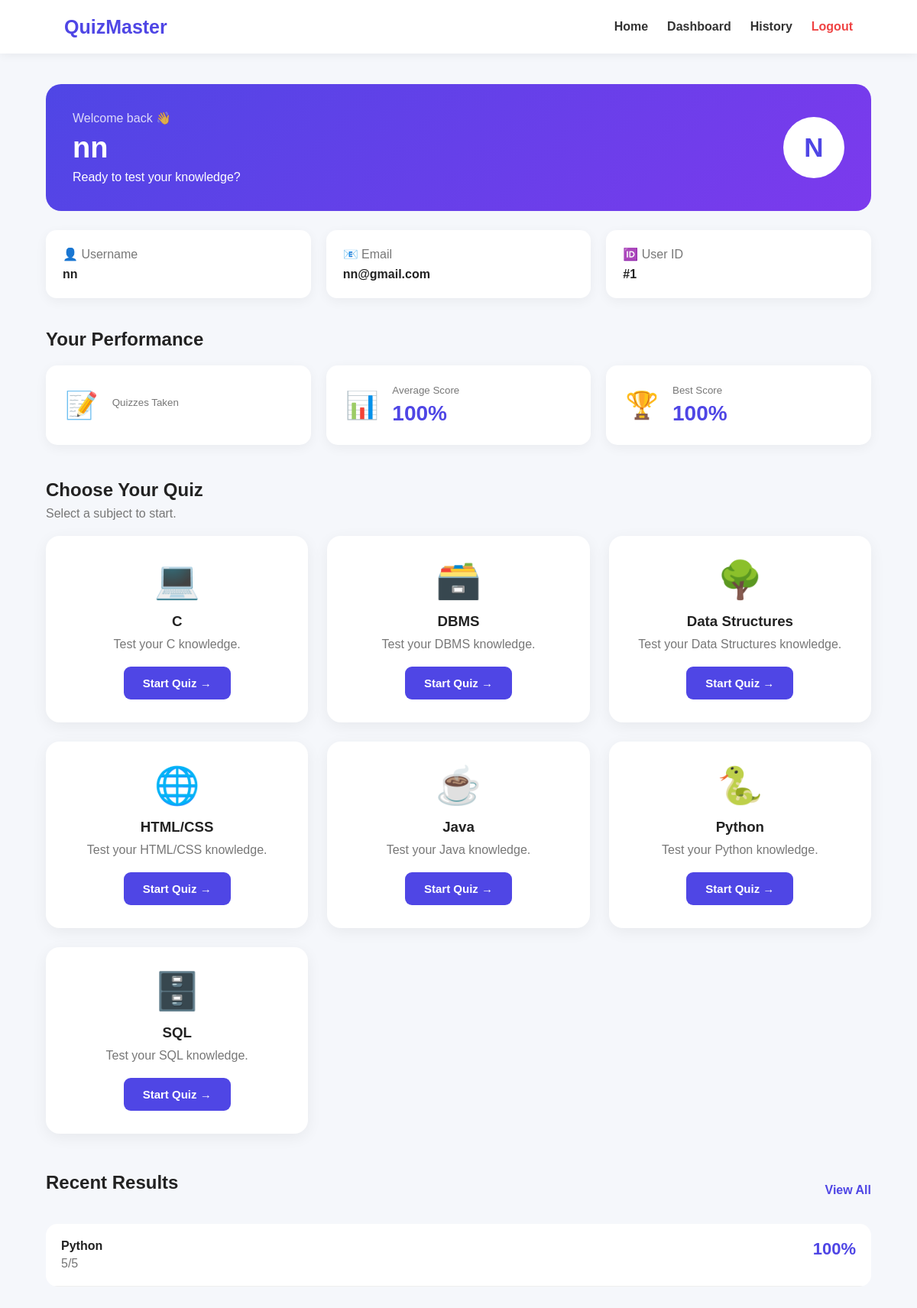
The page /dashboard (signed in) on the database its author committed.
### app.py (models this page shows)
class User(db.Model):
    id = db.Column(db.Integer, primary_key=True)
    username = db.Column(
        db.String(100),
        nullable=False
    )
    email = db.Column(
        db.String(150),
        unique=True,
        nullable=False
    )
    password = db.Column(
        db.String(300),
        nullable=False
    )

class Result(db.Model):
    id = db.Column(
        db.Integer,
        primary_key=True
    )
    user_id = db.Column(
        db.Integer,
        nullable=False
    )
    category = db.Column(
        db.String(100),
        nullable=False
    )
    score = db.Column(
        db.Integer,
        nullable=False
    )
    total = db.Column(
        db.Integer,
        nullable=False
    )

### app.py (the view)
@app.route("/dashboard")
def dashboard():
    if "user_id" not in session:
        return redirect(url_for("login"))
    user = db.session.get(
        User,
        session["user_id"]
    )
    results = Result.query.filter_by(
        user_id=user.id
    ).order_by(
        Result.id.desc()
    ).all()
    quizzes_taken = len(results)
    if results:
        percentages = []
        for result in results:
            if result.total > 0:
                percentages.append(
                    (result.score / result.total) * 100
                )
        average_score = round(
            sum(percentages) / len(percentages)
        )
        best_score = round(
            max(percentages)
        )
    else:
        average_score = 0
        best_score = 0
    categories = db.session.query(
        Question.category
    ).distinct().order_by(
        Question.category
    ).all()
    categories = [
        category[0]
        for category in categories
    ]
    print("AVAILABLE QUIZZES:", categories)
    return render_template(
        "dashboard.html",
        user=user,
        categories=categories,
        quizzes_taken=quizzes_taken,
        average_score=average_score,
        best_score=best_score,
        recent_results=results[:5]
    )

### templates/dashboard.html (shortened to what this page needs)
{% extends "base.html" %}
{% block content %}
<div class="dashboard">
    <section class="welcome-card">
        <div>
            <p>
                Welcome back 👋
            </p>
            <h1>
                {{ user.username }}
            </h1>
            <span>
                Ready to test your knowledge?
            </span>
        </div>
        <div class="avatar">
            {{ user.username[0]|upper }}
        </div>
    </section>
    <section class="user-info">
        <div class="info-card">
            <span>
                👤 Username
            </span>
            <strong>
                {{ user.username }}
            </strong>
        </div>
        <div class="info-card">
            <span>
                📧 Email
            </span>
            <strong>
                {{ user.email }}
            </strong>
        </div>
        <div class="info-card">
            <span>
                🆔 User ID
            </span>
            <strong>
                #{{ user.id }}
            </strong>
        </div>
    </section>
    <h2>
        Your Performance
    </h2>
    <section class="stats">
        <div class="stat">
            <span>
                📝
            </span>
            <div>
                <small>
                    Quizzes Taken
                </small>
            </div>
        </div>
        <div class="stat">
            <span>
                📊
            </span>
            <div>
                <small>
                    Average Score
                </small>
                <strong>
                    {{ average_score }}%
                </strong>
            </div>
        </div>
        <div class="stat">
            <span>
                🏆
            </span>
            <div>
                <small>
                    Best Score
                </small>
                <strong>
                    {{ best_score }}%
                </strong>
            </div>
        </div>
    </section>
    <div class="section-heading">
        <div>
            <h2>
                Choose Your Quiz
            </h2>
            <p>
                Select a subject to start.
            </p>
        </div>
    </div>
    <section class="categories">
        {% for category in categories %}
        <div class="category-card">
            {% if category == "Python" %}
                <div class="category-icon">🐍</div>
            {% elif category == "Java" %}
                <div class="category-icon">☕</div>
            {% elif category == "C" %}
                <div class="category-icon">💻</div>
            {% elif category == "SQL" %}
                <div class="category-icon">🗄️</div>
            {% elif category == "DBMS" %}
                <div class="category-icon">🗃️</div>
            {% elif category == "Data Structures" %}
                <div class="category-icon">🌳</div>
            {% else %}
                <div class="category-icon">🌐</div>
            {% endif %}
            <h3>
                {{ category }}
            </h3>
            <p>
                Test your {{ category }} knowledge.
            </p>
            <a
                href="{{ url_for('quiz', category=category) }}"
                class="btn primary"
            >
                Start Quiz →
            </a>
        </div>
        {% endfor %}
    </section>
    <div class="section-heading">
        <h2>
            Recent Results
        </h2>
        <a href="{{ url_for('history') }}">
            View All
        </a>
    </div>
    {% if recent_results %}
    <div class="results-list">
        {% for result in recent_results %}
        <div class="result-item">
            <div>
                <strong>
                    {{ result.category }}
                </strong>
                <p>
                    {{ result.score }}/{{ result.total }}
                </p>
            </div>
            <span>
                {{ ((result.score / result.total) * 100)|round|int }}%
            </span>
        </div>
        {% endfor %}
    </div>
    {% endif %}
</div>
{% endblock %}

### static/css/style.css (style rules this page uses)
* { margin: 0; padding: 0; box-sizing: border-box; }
body { font-family: Arial, sans-serif; background: #f5f7fb; color: #222; }
.btn { display: inline-block; border: none; padding: 13px 25px; border-radius: 9px; text-decoration: none; font-weight: bold; cursor: pointer; font-size: 15px; }
.primary { background: #4f46e5; color: white; }
.dashboard { width: 90%; max-width: 1200px; margin: 40px auto; }
.welcome-card { background: linear-gradient( 135deg, #4f46e5, #7c3aed ); color: white; border-radius: 20px; padding: 35px; display: flex; justify-content: space-between; align-items: center; margin-bottom: 25px; }
.welcome-card p { opacity: .8; margin-bottom: 8px; }
.welcome-card h1 { font-size: 38px; margin-bottom: 8px; }
.avatar { width: 80px; height: 80px; border-radius: 50%; background: white; color: #4f46e5; display: flex; justify-content: center; align-items: center; font-size: 35px; font-weight: bold; }
.user-info { display: grid; grid-template-columns: repeat(3, 1fr); gap: 20px; margin-bottom: 40px; }
.info-card { background: white; padding: 22px; border-radius: 14px; box-shadow: 0 4px 15px rgba(0,0,0,0.05); }
.info-card span { color: #777; display: block; margin-bottom: 8px; }
.info-card strong { word-break: break-word; }
.dashboard h2 { margin-bottom: 20px; }
.stats { display: grid; grid-template-columns: repeat(3, 1fr); gap: 20px; margin-bottom: 45px; }
.stat { background: white; padding: 25px; border-radius: 15px; display: flex; gap: 18px; align-items: center; box-shadow: 0 4px 15px rgba(0,0,0,0.05); }
.stat > span { font-size: 35px; }
.stat small { display: block; color: #777; margin-bottom: 7px; }
.stat strong { color: #4f46e5; font-size: 28px; }
.section-heading { display: flex; justify-content: space-between; align-items: center; margin-bottom: 20px; }
.section-heading p { color: #777; margin-top: -12px; }
.section-heading a { color: #4f46e5; text-decoration: none; font-weight: bold; }
.categories { display: grid; grid-template-columns: repeat(3, 1fr); gap: 25px; margin-bottom: 50px; }
.category-card { background: white; padding: 30px; text-align: center; border-radius: 18px; box-shadow: 0 5px 20px rgba(0,0,0,0.06); transition: .2s; }
.category-icon { font-size: 48px; margin-bottom: 15px; }
.category-card p { color: #777; margin: 10px 0 20px; }
.results-list { background: white; border-radius: 15px; overflow: hidden; margin-bottom: 50px; }
.result-item { display: flex; justify-content: space-between; padding: 20px; border-bottom: 1px solid #eee; }
.result-item p { color: #777; margin-top: 5px; }
.result-item > span { color: #4f46e5; font-weight: bold; font-size: 22px; }

### rows shown on the page
User: username "nn", username "N", email "nn@gmail.com", id "1"
Result: category "Python", score "5", total "5", ((result.score/result.total)*100)|round|int "100"

### other values the page prints
{{ average_score }} "100"
{{ best_score }} "100"
{{ category }} "C" "DBMS" "Data Structures" "HTML/CSS" "Java" "Python" "SQL"
